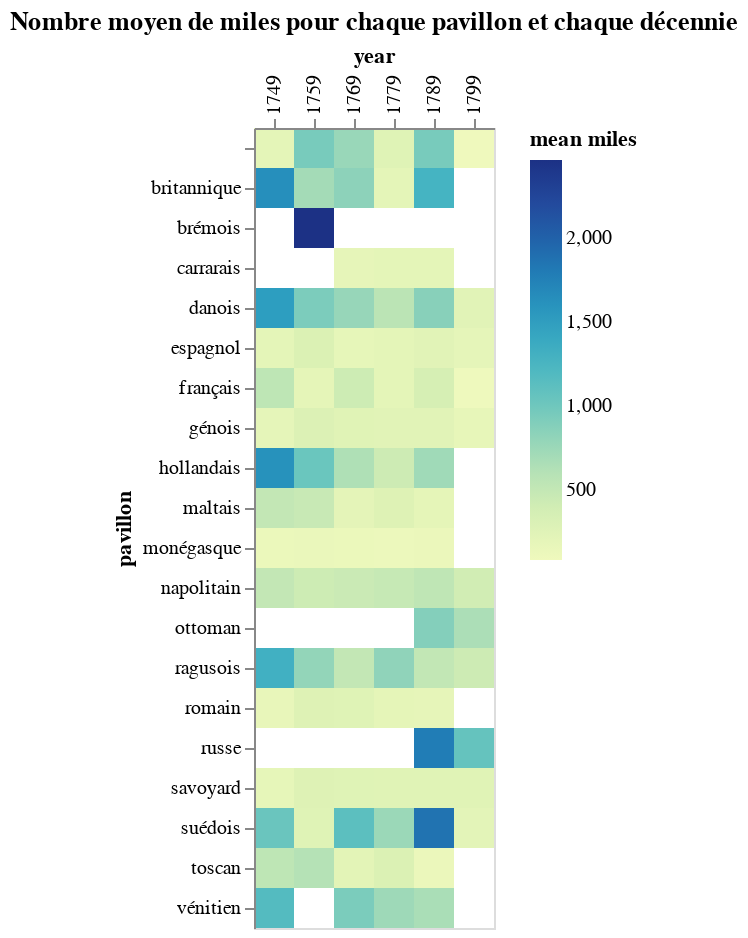

Notebook cell for this chart:
### Markdown cell above
#### Nombre moyen de miles par pavillon par décennie - Heatmap

### Code cell
VegaLite({
    "$schema": "https://vega.github.io/schema/vega-lite/v5.json",
    "title": "Nombre moyen de miles pour chaque pavillon et chaque décennie",
    "mark": {
        "tooltip": {
         "content": "data"
        },
        "type": "rect"
    },
    "data": {
        "values": list_viz
    },
    "encoding": {
        "x": {
            "field": "year",
            "type": "nominal", 
            "title": "year",
            "axis": {
                "orient": "top"
            }
        },
        "y": {
            "field": "pavillon",
            "type": "nominal",
            "title": "pavillon"
        },
        "color": {
            "field": "mean_total_miles",
            "type": "quantitative",
            "title": "mean miles"
        }
    }
})

### Figure 1 — Vega-Lite specification as saved in the notebook (floating-point values rounded to 4 significant figures)
{"$schema": "https://vega.github.io/schema/vega-lite/v5.json", "data": {"values": [{"count_travel": 1, "mean_duration": 5, "mean_number_steps": 1, "mean_speed": 42, "mean_total_miles": 210, "pavillon": "", "year": "1749"}, {"count_travel": 92, "mean_duration": 50.17, "mean_number_steps": 1.587, "mean_speed": 40.48, "mean_total_miles": 1636.0, "pavillon": "britannique", "year": "1749"}, {"count_travel": 9, "mean_duration": 68.89, "mean_number_steps": 1.778, "mean_speed": 22.63, "mean_total_miles": 1505.0, "pavillon": "danois", "year": "1749"}, {"count_travel": 129, "mean_duration": 9.271, "mean_number_steps": 1.217, "mean_speed": 41.61, "mean_total_miles": 210.6, "pavillon": "espagnol", "year": "1749"}, {"count_travel": 1092, "mean_duration": 21.48, "mean_number_steps": 1.657, "mean_speed": 34.24, "mean_total_miles": 548.5, "pavillon": "français", "year": "1749"}, {"count_travel": 159, "mean_duration": 9.428, "mean_number_steps": 1.17, "mean_speed": 34.06, "mean_total_miles": 201.9, "pavillon": "génois", "year": "1749"}, {"count_travel": 40, "mean_duration": 50.33, "mean_number_steps": 1.35, "mean_speed": 38.27, "mean_total_miles": 1614.0, "pavillon": "hollandais", "year": "1749"}, {"count_travel": 5, "mean_duration": 27.2, "mean_number_steps": 2.2, "mean_speed": 33.81, "mean_total_miles": 515, "pavillon": "maltais", "year": "1749"}, {"count_travel": 33, "mean_duration": 6.667, "mean_number_steps": 1.03, "mean_speed": 25.03, "mean_total_miles": 126.1, "pavillon": "monégasque", "year": "1749"}, {"count_travel": 19, "mean_duration": 30.26, "mean_number_steps": 1.632, "mean_speed": 25.78, "mean_total_miles": 513.4, "pavillon": "napolitain", "year": "1749"}, {"count_travel": 1, "mean_duration": 94, "mean_number_steps": 2, "mean_speed": 13.98, "mean_total_miles": 1314, "pavillon": "ragusois", "year": "1749"}, {"count_travel": 79, "mean_duration": 9.392, "mean_number_steps": 1.253, "mean_speed": 33.53, "mean_total_miles": 171.3, "pavillon": "romain", "year": "1749"}, {"count_travel": 12, "mean_duration": 4.167, "mean_number_steps": 1, "mean_speed": 57.2, "mean_total_miles": 185.4, "pavillon": "savoyard", "year": "1749"}, {"count_travel": 15, "mean_duration": 32.13, "mean_number_steps": 1.333, "mean_speed": 33.22, "mean_total_miles": 1028.0, "pavillon": "suédois", "year": "1749"}, {"count_travel": 3, "mean_duration": 39.67, "mean_number_steps": 2, "mean_speed": 27.47, "mean_total_miles": 549, "pavillon": "toscan", "year": "1749"}, {"count_travel": 7, "mean_duration": 78.86, "mean_number_steps": 2.143, "mean_speed": 16.44, "mean_total_miles": 1174.0, "pavillon": "vénitien", "year": "1749"}, {"count_travel": 4, "mean_duration": 76, "mean_number_steps": 3, "mean_speed": 28.05, "mean_total_miles": 951.5, "pavillon": "", "year": "1759"}, {"count_travel": 4, "mean_duration": 26.25, "mean_number_steps": 2.5, "mean_speed": 31.01, "mean_total_miles": 705, "pavillon": "britannique", "year": "1759"}, {"count_travel": 1, "mean_duration": 109, "mean_number_steps": 4, "mean_speed": 22.58, "mean_total_miles": 2461, "pavillon": "brémois", "year": "1759"}, {"count_travel": 10, "mean_duration": 45.3, "mean_number_steps": 1.5, "mean_speed": 26.98, "mean_total_miles": 932, "pavillon": "danois", "year": "1759"}, {"count_travel": 131, "mean_duration": 12.39, "mean_number_steps": 1.634, "mean_speed": 39.13, "mean_total_miles": 319.9, "pavillon": "espagnol", "year": "1759"}, {"count_travel": 650, "mean_duration": 8.183, "mean_number_steps": 1.415, "mean_speed": 37.76, "mean_total_miles": 205.1, "pavillon": "français", "year": "1759"}, {"count_travel": 339, "mean_duration": 10.57, "mean_number_steps": 1.543, "mean_speed": 49.16, "mean_total_miles": 307.4, "pavillon": "génois", "year": "1759"}, {"count_travel": 44, "mean_duration": 47.34, "mean_number_steps": 1.545, "mean_speed": 24.52, "mean_total_miles": 1027.0, "pavillon": "hollandais", "year": "1759"}, {"count_travel": 10, "mean_duration": 18.9, "mean_number_steps": 2.2, "mean_speed": 33.7, "mean_total_miles": 475, "pavillon": "maltais", "year": "1759"}, {"count_travel": 32, "mean_duration": 5.656, "mean_number_steps": 1.125, "mean_speed": 32.36, "mean_total_miles": 141.1, "pavillon": "monégasque", "year": "1759"}, {"count_travel": 69, "mean_duration": 17.83, "mean_number_steps": 1.725, "mean_speed": 47.24, "mean_total_miles": 429.0, "pavillon": "napolitain", "year": "1759"}, {"count_travel": 2, "mean_duration": 52, "mean_number_steps": 3, "mean_speed": 15.93, "mean_total_miles": 800, "pavillon": "ragusois", "year": "1759"}, {"count_travel": 29, "mean_duration": 6.103, "mean_number_steps": 1.414, "mean_speed": 79.22, "mean_total_miles": 289.6, "pavillon": "romain", "year": "1759"}, {"count_travel": 138, "mean_duration": 7.014, "mean_number_steps": 1.362, "mean_speed": 65.11, "mean_total_miles": 282.2, "pavillon": "savoyard", "year": "1759"}, {"count_travel": 12, "mean_duration": 11.92, "mean_number_steps": 1.167, "mean_speed": 37.62, "mean_total_miles": 270.8, "pavillon": "suédois", "year": "1759"}, {"count_travel": 27, "mean_duration": 26.19, "mean_number_steps": 2, "mean_speed": 30.17, "mean_total_miles": 605.3, "pavillon": "toscan", "year": "1759"}, {"count_travel": 4, "mean_duration": 24.75, "mean_number_steps": 1.75, "mean_speed": 34.87, "mean_total_miles": 769.2, "pavillon": "", "year": "1769"}, {"count_travel": 41, "mean_duration": 23.49, "mean_number_steps": 1.512, "mean_speed": 43.8, "mean_total_miles": 834.2, "pavillon": "britannique", "year": "1769"}, {"count_travel": 5, "mean_duration": 10.8, "mean_number_steps": 1, "mean_speed": 28.58, "mean_total_miles": 190.4, "pavillon": "carrarais", "year": "1769"}, {"count_travel": 3, "mean_duration": 35.67, "mean_number_steps": 1.333, "mean_speed": 25.61, "mean_total_miles": 782, "pavillon": "danois", "year": "1769"}, {"count_travel": 73, "mean_duration": 14.75, "mean_number_steps": 1.068, "mean_speed": 20.22, "mean_total_miles": 185.0, "pavillon": "espagnol", "year": "1769"}, {"count_travel": 1304, "mean_duration": 17.34, "mean_number_steps": 1.556, "mean_speed": 35.45, "mean_total_miles": 429.3, "pavillon": "français", "year": "1769"}, {"count_travel": 125, "mean_duration": 10.99, "mean_number_steps": 1.104, "mean_speed": 32.66, "mean_total_miles": 258.3, "pavillon": "génois", "year": "1769"}, {"count_travel": 27, "mean_duration": 25.81, "mean_number_steps": 1.259, "mean_speed": 31.63, "mean_total_miles": 640.1, "pavillon": "hollandais", "year": "1769"}, {"count_travel": 6, "mean_duration": 6.167, "mean_number_steps": 1.167, "mean_speed": 39.89, "mean_total_miles": 218.2, "pavillon": "maltais", "year": "1769"}, {"count_travel": 11, "mean_duration": 8.727, "mean_number_steps": 1, "mean_speed": 17.82, "mean_total_miles": 126.5, "pavillon": "monégasque", "year": "1769"}, {"count_travel": 56, "mean_duration": 22.07, "mean_number_steps": 1.143, "mean_speed": 31.32, "mean_total_miles": 452.6, "pavillon": "napolitain", "year": "1769"}, {"count_travel": 2, "mean_duration": 30.5, "mean_number_steps": 2.5, "mean_speed": 18.23, "mean_total_miles": 512.5, "pavillon": "ragusois", "year": "1769"}, {"count_travel": 2, "mean_duration": 27, "mean_number_steps": 1, "mean_speed": 12.73, "mean_total_miles": 272, "pavillon": "romain", "year": "1769"}, {"count_travel": 109, "mean_duration": 5.165, "mean_number_steps": 1.028, "mean_speed": 84.06, "mean_total_miles": 275.3, "pavillon": "savoyard", "year": "1769"}, {"count_travel": 17, "mean_duration": 50.94, "mean_number_steps": 1.412, "mean_speed": 28.81, "mean_total_miles": 1119.0, "pavillon": "suédois", "year": "1769"}, {"count_travel": 3, "mean_duration": 8.667, "mean_number_steps": 1, "mean_speed": 27.74, "mean_total_miles": 232, "pavillon": "toscan", "year": "1769"}, {"count_travel": 8, "mean_duration": 57, "mean_number_steps": 1.875, "mean_speed": 31.79, "mean_total_miles": 935, "pavillon": "vénitien", "year": "1769"}, {"count_travel": 18, "mean_duration": 11.22, "mean_number_steps": 1.167, "mean_speed": 32.16, "mean_total_miles": 272.3, "pavillon": "", "year": "1779"}, {"count_travel": 1, "mean_duration": 7, "mean_number_steps": 1, "mean_speed": 30.57, "mean_total_miles": 214, "pavillon": "britannique", "year": "1779"}, {"count_travel": 6, "mean_duration": 12.17, "mean_number_steps": 1.167, "mean_speed": 24.63, "mean_total_miles": 210.5, "pavillon": "carrarais", "year": "1779"}, {"count_travel": 27, "mean_duration": 23.74, "mean_number_steps": 1.259, "mean_speed": 36.17, "mean_total_miles": 572.0, "pavillon": "danois", "year": "1779"}, {"count_travel": 108, "mean_duration": 14.23, "mean_number_steps": 1.296, "mean_speed": 30.92, "mean_total_miles": 214.9, "pavillon": "espagnol", "year": "1779"}, {"count_travel": 1054, "mean_duration": 11.12, "mean_number_steps": 1.37, "mean_speed": 31.09, "mean_total_miles": 208.4, "pavillon": "français", "year": "1779"}, {"count_travel": 258, "mean_duration": 10.54, "mean_number_steps": 1.194, "mean_speed": 34.57, "mean_total_miles": 253.0, "pavillon": "génois", "year": "1779"}, {"count_travel": 37, "mean_duration": 16.32, "mean_number_steps": 1.216, "mean_speed": 40.69, "mean_total_miles": 434.4, "pavillon": "hollandais", "year": "1779"}, {"count_travel": 8, "mean_duration": 17.75, "mean_number_steps": 1.5, "mean_speed": 24.83, "mean_total_miles": 283.8, "pavillon": "maltais", "year": "1779"}, {"count_travel": 18, "mean_duration": 4.889, "mean_number_steps": 1, "mean_speed": 32.36, "mean_total_miles": 121.9, "pavillon": "monégasque", "year": "1779"}, {"count_travel": 95, "mean_duration": 19.59, "mean_number_steps": 1.411, "mean_speed": 30.89, "mean_total_miles": 485.9, "pavillon": "napolitain", "year": "1779"}, {"count_travel": 12, "mean_duration": 39.92, "mean_number_steps": 2.083, "mean_speed": 30.27, "mean_total_miles": 821.6, "pavillon": "ragusois", "year": "1779"}, {"count_travel": 9, "mean_duration": 6.444, "mean_number_steps": 1.111, "mean_speed": 33.22, "mean_total_miles": 203.9, "pavillon": "romain", "year": "1779"}, {"count_travel": 153, "mean_duration": 5.039, "mean_number_steps": 1.026, "mean_speed": 86.34, "mean_total_miles": 256.1, "pavillon": "savoyard", "year": "1779"}, {"count_travel": 14, "mean_duration": 29.14, "mean_number_steps": 1.357, "mean_speed": 38.39, "mean_total_miles": 756.9, "pavillon": "suédois", "year": "1779"}, {"count_travel": 11, "mean_duration": 16.55, "mean_number_steps": 1.818, "mean_speed": 29.58, "mean_total_miles": 319.9, "pavillon": "toscan", "year": "1779"}, {"count_travel": 28, "mean_duration": 32.21, "mean_number_steps": 1.679, "mean_speed": 28.38, "mean_total_miles": 736.2, "pavillon": "vénitien", "year": "1779"}, {"count_travel": 25, "mean_duration": 44.76, "mean_number_steps": 2.16, "mean_speed": 32.12, "mean_total_miles": 949.0, "pavillon": "", "year": "1789"}, {"count_travel": 42, "mean_duration": 36.5, "mean_number_steps": 1.643, "mean_speed": 45.36, "mean_total_miles": 1275.0, "pavillon": "britannique", "year": "1789"}, {"count_travel": 42, "mean_duration": 12.95, "mean_number_steps": 1.048, "mean_speed": 27.58, "mean_total_miles": 213.6, "pavillon": "carrarais", "year": "1789"}, {"count_travel": 53, "mean_duration": 38.77, "mean_number_steps": 1.302, "mean_speed": 33.77, "mean_total_miles": 863.7, "pavillon": "danois", "year": "1789"}, {"count_travel": 481, "mean_duration": 13.12, "mean_number_steps": 1.193, "mean_speed": 34.88, "mean_total_miles": 250.3, "pavillon": "espagnol", "year": "1789"}, {"count_travel": 3311, "mean_duration": 14.01, "mean_number_steps": 1.395, "mean_speed": 34.12, "mean_total_miles": 363.4, "pavillon": "français", "year": "1789"}, {"count_travel": 392, "mean_duration": 12.56, "mean_number_steps": 1.059, "mean_speed": 32.07, "mean_total_miles": 253.9, "pavillon": "génois", "year": "1789"}, {"count_travel": 32, "mean_duration": 24.34, "mean_number_steps": 1.312, "mean_speed": 32.6, "mean_total_miles": 728.3, "pavillon": "hollandais", "year": "1789"}, {"count_travel": 20, "mean_duration": 8.75, "mean_number_steps": 1.05, "mean_speed": 40.18, "mean_total_miles": 207.1, "pavillon": "maltais", "year": "1789"}, {"count_travel": 42, "mean_duration": 8.69, "mean_number_steps": 1, "mean_speed": 28.7, "mean_total_miles": 131.0, "pavillon": "monégasque", "year": "1789"}, {"count_travel": 154, "mean_duration": 25.6, "mean_number_steps": 1.195, "mean_speed": 30.41, "mean_total_miles": 544.2, "pavillon": "napolitain", "year": "1789"}, {"count_travel": 2, "mean_duration": 54, "mean_number_steps": 2, "mean_speed": 16.79, "mean_total_miles": 887, "pavillon": "ottoman", "year": "1789"}, {"count_travel": 45, "mean_duration": 25.87, "mean_number_steps": 1.622, "mean_speed": 27.68, "mean_total_miles": 519.9, "pavillon": "ragusois", "year": "1789"}, {"count_travel": 34, "mean_duration": 9.059, "mean_number_steps": 1.059, "mean_speed": 31.92, "mean_total_miles": 191.7, "pavillon": "romain", "year": "1789"}, {"count_travel": 11, "mean_duration": 62.45, "mean_number_steps": 3.909, "mean_speed": 28.5, "mean_total_miles": 1786, "pavillon": "russe", "year": "1789"}, {"count_travel": 296, "mean_duration": 6.095, "mean_number_steps": 1.017, "mean_speed": 85.1, "mean_total_miles": 266.6, "pavillon": "savoyard", "year": "1789"}, {"count_travel": 29, "mean_duration": 52.76, "mean_number_steps": 1.621, "mean_speed": 36.88, "mean_total_miles": 1859.0, "pavillon": "suédois", "year": "1789"}, {"count_travel": 4, "mean_duration": 3.75, "mean_number_steps": 1, "mean_speed": 42.88, "mean_total_miles": 134.8, "pavillon": "toscan", "year": "1789"}, {"count_travel": 16, "mean_duration": 32.56, "mean_number_steps": 1.5, "mean_speed": 25.21, "mean_total_miles": 669.9, "pavillon": "vénitien", "year": "1789"}, {"count_travel": 28, "mean_duration": 3.5, "mean_number_steps": 1.107, "mean_speed": 33.02, "mean_total_miles": 83.46, "pavillon": "", "year": "1799"}, {"count_travel": 13, "mean_duration": 9.231, "mean_number_steps": 1.154, "mean_speed": 34.32, "mean_total_miles": 251.8, "pavillon": "danois", "year": "1799"}, {"count_travel": 167, "mean_duration": 14.27, "mean_number_steps": 1.066, "mean_speed": 21.63, "mean_total_miles": 198.8, "pavillon": "espagnol", "year": "1799"}, {"count_travel": 1603, "mean_duration": 5.241, "mean_number_steps": 1.067, "mean_speed": 34.27, "mean_total_miles": 89.57, "pavillon": "français", "year": "1799"}, {"count_travel": 693, "mean_duration": 10.59, "mean_number_steps": 1.052, "mean_speed": 25.99, "mean_total_miles": 179.2, "pavillon": "génois", "year": "1799"}, {"count_travel": 32, "mean_duration": 15.22, "mean_number_steps": 1.438, "mean_speed": 26.86, "mean_total_miles": 399.0, "pavillon": "napolitain", "year": "1799"}, {"count_travel": 2, "mean_duration": 25.5, "mean_number_steps": 1.5, "mean_speed": 27.86, "mean_total_miles": 658.5, "pavillon": "ottoman", "year": "1799"}, {"count_travel": 1, "mean_duration": 18, "mean_number_steps": 3, "mean_speed": 24.17, "mean_total_miles": 435, "pavillon": "ragusois", "year": "1799"}, {"count_travel": 1, "mean_duration": 39, "mean_number_steps": 3, "mean_speed": 27.23, "mean_total_miles": 1062, "pavillon": "russe", "year": "1799"}, {"count_travel": 2, "mean_duration": 6, "mean_number_steps": 1, "mean_speed": 42.34, "mean_total_miles": 262, "pavillon": "savoyard", "year": "1799"}, {"count_travel": 3, "mean_duration": 3.333, "mean_number_steps": 1, "mean_speed": 61.08, "mean_total_miles": 228.3, "pavillon": "suédois", "year": "1799"}]}, "encoding": {"color": {"field": "mean_total_miles", "title": "mean miles", "type": "quantitative"}, "x": {"axis": {"orient": "top"}, "field": "year", "title": "year", "type": "nominal"}, "y": {"field": "pavillon", "title": "pavillon", "type": "nominal"}}, "mark": {"tooltip": {"content": "data"}, "type": "rect"}, "title": "Nombre moyen de miles pour chaque pavillon et chaque décennie"}
